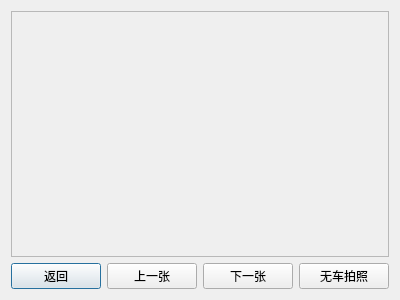
<?xml version="1.0" encoding="UTF-8"?>
<ui version="4.0">
 <class>NoVechPhotoCollection</class>
 <widget class="QDialog" name="NoVechPhotoCollection">
  <property name="geometry">
   <rect>
    <x>0</x>
    <y>0</y>
    <width>400</width>
    <height>300</height>
   </rect>
  </property>
  <property name="windowTitle">
   <string>无车拍照</string>
  </property>
  <layout class="QGridLayout" name="gridLayout">
   <item row="0" column="0" colspan="4">
    <widget class="QFrame" name="frame">
     <property name="frameShape">
      <enum>QFrame::StyledPanel</enum>
     </property>
     <property name="frameShadow">
      <enum>QFrame::Raised</enum>
     </property>
    </widget>
   </item>
   <item row="1" column="0">
    <widget class="QPushButton" name="cancel">
     <property name="text">
      <string>返回</string>
     </property>
    </widget>
   </item>
   <item row="1" column="1">
    <widget class="QPushButton" name="m_btnPrev">
     <property name="text">
      <string>上一张</string>
     </property>
    </widget>
   </item>
   <item row="1" column="2">
    <widget class="QPushButton" name="m_btnNext">
     <property name="text">
      <string>下一张</string>
     </property>
    </widget>
   </item>
   <item row="1" column="3">
    <widget class="QPushButton" name="pushButton">
     <property name="text">
      <string>无车拍照</string>
     </property>
    </widget>
   </item>
  </layout>
 </widget>
 <resources/>
 <connections/>
</ui>
